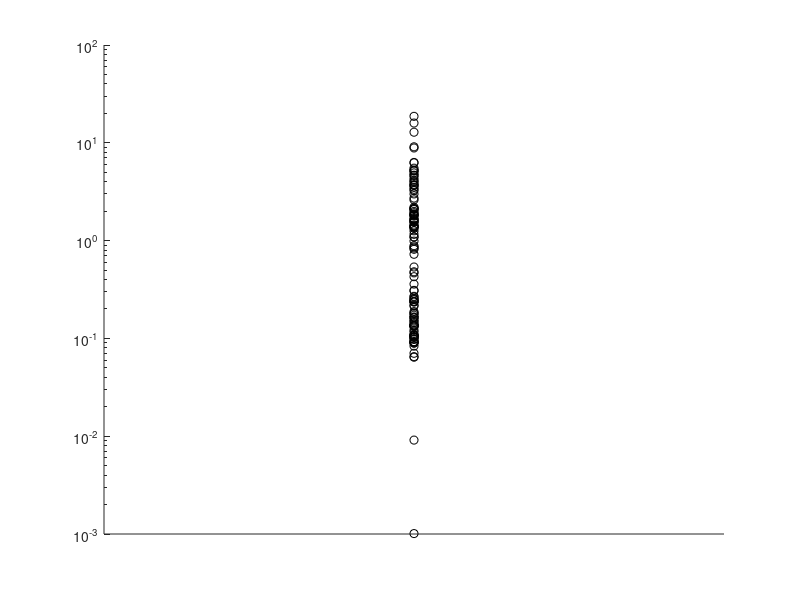

The MATLAB script that drew this image: (Note: this script raises an error after producing the figure.)
analysis_dir='/server/fo2-13/data/FETAL_USER/juliam/Consciousness/Analysis/NewFAIRYanalysis';
cd(analysis_dir)
%color definitions
set(0,'defaultfigurecolor',[1 1 1])
%standard
s=[0.1 0.1 0.8];
%local & globel
lg=[0.9 0 0.1];
%local
l=[0 0.7 0.8];
%global
g=[1 0.6 0.1];
%local rule
lr=[0 0.8 0];
%local standard
ls=[0.65 0.7 0.6];
%global rule
gr=[0.6 0 0.6];
%global standard
gs=[0.6 0.5 0.6];
grey=[0.4, 0.4, 0.4];
addpath('/server/fo2-13/data/FETAL_USER/juliam/fMEG/AnalysisTools/altmany-export_fig-2763b78')
addpath('/server/fo2-13/data/FETAL_USER/juliam/Consciousness/Analysis')

%%

sf=610.3516;
sl=1/sf*1000;

 
load('mean_AER_all_trials.mat')
load('AER_reference_value_noPM.mat')
%%
time=[];
    for j= 1:size(mean_AER,2)
        time(j)=sl*j;
    end
    time=time-200;
 %%   
reftest=ones(1,122);    
semilogy(reftest, AER_max_peak2, 'ko') 
set(gca,'xtick',[])
box off
%%
how='AERpeaksusedforStandardization';
export_fig(how, '-bmp');
%% plot for AER on 1st tone


%dataAER=Alldat(:,1:489); %baseline + 600ms
%dataAER=Alldat(:,1099:1587); %last tone -200ms + 600ms

dataAER=((mean_AER.*100)./AER_max_peak2');
%%

 %time=time(1:489); %baseline + 600ms
%time=time(1099:1587); %last tone -200ms + 600ms

fill1=mean(dataAER,1)-std(dataAER);%/sqrt(length(data)); %for calculation of standard error
fill2=mean(dataAER,1)+std(dataAER);%/sqrt(length(data));

set(0,'defaultfigurecolor',[1 1 1])
figure
plot(time, mean(dataAER), 'color', grey ,'LineWidth', 3)
hold on
%plot(time, dataAER, 'k', 'LineWidth', 1)
% fill([time, flip(time)],[fill1';flip(fill2')], 'k', 'FaceAlpha','0.3','linestyle','none');
% hold on
%plot([0,0],[0,18e-15], 'k', 'LineWidth',2)
plot([0,0],[20 70], 'k', 'LineWidth',2)
hold on
plot([600,600],[20 70], 'k', 'LineWidth',2)
hold on
plot([1200,1200],[20 70], 'k', 'LineWidth',2)
hold on
plot([1800,1800],[20 70], 'k', 'LineWidth',2)
% plot([0,0],[-20 100], 'b', 'LineWidth',2)
% hold on
% plot([600,600],[-20 100], 'b', 'LineWidth',2)
% hold on
% plot([1200,1200],[-20 100], 'b', 'LineWidth',2)
% hold on
% plot([1800,1800],[-20 100], 'b', 'LineWidth',2)
xlabel('time (ms)')
ylabel('percentage change from first AER');
set(gca,'fontsize',14)
box off

figure
plot(time, dataAER(1,:))
hold on
plot([time(1,1), time(1,end)],[100,100])


%%
%all_selected_datasets=[selected_datasets1A; selected_datasets2A; selected_datasets1B; selected_datasets2B];


Info_1A=readtable('DatasetsIncludedInBrainAnalysis1Anew.csv');
Info_1B=readtable('DatasetsIncludedInBrainAnalysis1Bnew.csv');
Info_2A=readtable('DatasetsIncludedInBrainAnalysis2Anew.csv');
Info_2B=readtable('DatasetsIncludedInBrainAnalysis2Bnew.csv');
%% HRV parameters
HRVa=[Info_1A(:,8:17);Info_2A(:,8:17)];
HRVb=[Info_1B(:,8:17);Info_2B(:,8:17);];
HRVnames=HRVa.Properties.VariableNames;
%stim cond and sex
StimCona=[Info_1A(:,4);Info_2A(:,4)];
StimConb=[Info_1B(:,4);Info_2B(:,4);];

Sexa=[Info_1A(:,6);Info_2A(:,6)];
Sexb=[Info_1B(:,6);Info_2B(:,6);];

MeasurementNra=[Info_1A(:,7);Info_2A(:,7)];
MeasurementNrb=[Info_1B(:,7);Info_2B(:,7);];
% gestational age
GA_1A=table2array(Info_1A(:,5)); 
GA_1B=table2array(Info_1B(:,5)); 
GA_2A=table2array(Info_2A(:,5)); 
GA_2B=table2array(Info_2B(:,5)); 

GA_all=[GA_1A; GA_2A; GA_1B; GA_2B];% GA_1A; GA_2A; GA_1B; GA_2B];
% ID
ID_1A=table2array(Info_1A(:,2)); 
ID_1B=table2array(Info_1B(:,2)); 
ID_2A=table2array(Info_2A(:,2)); 
ID_2B=table2array(Info_2B(:,2)); 

ID_all=[ID_1A; ID_2A; ID_1B; ID_2B];
%%
ID_GA_all=[ID_all,GA_all];
[ID_sort, ID_idx]=sort(ID_all);
ID_GA_all_sort=ID_GA_all(ID_idx,:);
[unique_IDs, ia, ic]=unique(ID_GA_all_sort, 'rows');
%%

%%
load('wholetrial_standard.mat');
load('wholetrial_locglob.mat');
load('wholetrial_local.mat');
load('wholetrial_global.mat');

%% transform values to percentage values

AER_max_peakA=(AER_max_peak2(1,1:size(WTstandard,1)));
AER_max_peakB=(AER_max_peak2(1,size(WTstandard,1)+1:end));

dataGlob=((WTglobal.*100)./AER_max_peakB');
dataLoc=((WTlocal.*100)./AER_max_peakB');
dataLocglob=((WTlocglob.*100)./AER_max_peakA');
dataStd=((WTstandard.*100)./AER_max_peakA');
%% plot of AERs for tones 3 and 4
time_tone3=find(time>=1150&time<=1850);
time_tone4=find(time>=1750&time<=2450);
%time_tone4=find(time>=1850&time<=3000);
time_wind=find(time>=-50&time<=650);

tone3plotLg=dataLocglob(:,time_tone3(1,1:end-1));
tone4plotLg=dataLocglob(:,time_tone4);
diff_plotLg=mean(tone4plotLg-tone3plotLg);

tone3plotL=dataLoc(:,time_tone3(1,1:end-1));
tone4plotL=dataLoc(:,time_tone4);
diff_plotL=mean(tone4plotL-tone3plotL);

tone3plotG=dataGlob(:,time_tone3(1,1:end-1));
tone4plotG=dataGlob(:,time_tone4);
diff_plotG=mean(tone4plotG-tone3plotG);

tone3plotS=dataStd(:,time_tone3(1,1:end-1));
tone4plotS=dataStd(:,time_tone4);
diff_plotS=mean(tone4plotS-tone3plotS);

diff_plotGlob=(diff_plotG+diff_plotLg)/2;
diff_plotGlobStd=(diff_plotS+diff_plotL)/2;

diff_plotLoc=(diff_plotL+diff_plotLg)/2;
diff_plotLocStd=(diff_plotS+diff_plotG)/2;

time_plot=time(1,time_wind);
figure
plot(time_plot, diff_plotGlob, 'color', gr,  'LineWidth', 3)
hold on
plot(time_plot, diff_plotGlobStd, 'color', gs,  'LineWidth', 3)
hold on
% plot(time_plot, diff_plotG, 'color', g,  'LineWidth', 3)
% hold on
% plot(time_plot, diff_plotS, 'color', s,  'LineWidth', 3)
% hold on
plot([0,0],[-30 30], 'k', 'LineWidth',2)
xlabel('time (ms)')
xlim([-50 650]);
ylabel('difference T4-T3 in percent change');
set(gca,'fontsize',14)
legend('Global deviant', 'Global standard', 'Location', 'northoutside')
box off
%%
how='StandardT3T4';
export_fig(how, '-bmp');

%%
Globavg1=nanmean(dataGlob(:,AERtime1),2);
Globavg1sec=nanmean(dataGlob(:,AERtime1sec),2);
Globavg2=nanmean(dataGlob(:,AERtime2),2);
Globavg2sec=nanmean(dataGlob(:,AERtime2sec),2);
Globavg3=nanmean(dataGlob(:,AERtime3),2);
Globavg3sec=nanmean(dataGlob(:,AERtime3sec),2);
Globavg4=nanmean(dataGlob(:,AERtime4),2);
lateGlobavg1=nanmean(dataGlob(:,lateAERtime1),2);
lateGlobavg2=nanmean(dataGlob(:,lateAERtime2),2);
%lateGlobavg3=nanmean(dataGlob(:,lateAERtime3),2);
%%
figure
plot([mean(Globavg1), mean(Globavg1sec), mean(Globavg2), mean(Globavg2sec), mean(Globavg3), mean(Globavg3sec), mean(Globavg4), mean(lateGlobavg1), mean(lateGlobavg2)])
figure
boxplot([Globavg1, Globavg2, (Globavg3), (Globavg4), lateGlobavg1, lateGlobavg2, lateGlobavg3])
%%
Locavg1=nanmean(dataLoc(:,AERtime1),2);
Locavg1sec=nanmean(dataLoc(:,AERtime1sec),2);
Locavg2=nanmean(dataLoc(:,AERtime2),2);
Locavg2sec=nanmean(dataLoc(:,AERtime2sec),2);
Locavg3=nanmean(dataLoc(:,AERtime3),2);
Locavg3sec=nanmean(dataLoc(:,AERtime3sec),2);
Locavg4=nanmean(dataLoc(:,AERtime4),2);
lateLocavg1=nanmean(dataLoc(:,lateAERtime1),2);
lateLocavg2=nanmean(dataLoc(:,lateAERtime2),2);
%lateLocavg3=nanmean(dataLoc(:,lateAERtime3),2);
%%
figure
plot([mean(Locavg1), mean(Locavg1sec), mean(Locavg2), mean(Locavg2sec), mean(Locavg3), mean(Locavg3sec), mean(Locavg4), mean(lateLocavg1), mean(lateLocavg2)])
figure
boxplot([Locavg1, Locavg2, (Locavg3), (Locavg4), lateLocavg1, lateLocavg2, lateLocavg3])
%%
Locglobavg1=nanmean(dataLocglob(:,AERtime1),2);
Locglobavg1sec=nanmean(dataLocglob(:,AERtime1sec),2);
Locglobavg2=nanmean(dataLocglob(:,AERtime2),2);
Locglobavg2sec=nanmean(dataLocglob(:,AERtime2sec),2);
Locglobavg3=nanmean(dataLocglob(:,AERtime3),2);
Locglobavg3sec=nanmean(dataLocglob(:,AERtime3sec),2);
Locglobavg4=nanmean(dataLocglob(:,AERtime4),2);
lateLocglobavg1=nanmean(dataLocglob(:,lateAERtime1),2);
lateLocglobavg2=nanmean(dataLocglob(:,lateAERtime2),2);
%lateLocglobavg3=nanmean(dataLocglob(:,lateAERtime3),2);
%%
figure
plot([mean(Locglobavg1), mean(Locglobavg1sec), mean(Locglobavg2), mean(Locglobavg2sec), mean(Locglobavg3), mean(Locglobavg3sec), mean(Locglobavg4), mean(lateLocglobavg1), mean(lateLocglobavg2)])
figure
boxplot([Locglobavg1, Locglobavg2, (Locglobavg3), (Locglobavg4), lateLocglobavg1, lateLocglobavg2, lateLocglobavg3])
%%
Stdavg1=nanmean(dataStd(:,AERtime1),2);
Stdavg1sec=nanmean(dataStd(:,AERtime1sec),2);
Stdavg2=nanmean(dataStd(:,AERtime2),2);
Stdavg2sec=nanmean(dataStd(:,AERtime2sec),2);
Stdavg3=nanmean(dataStd(:,AERtime3),2);
Stdavg3sec=nanmean(dataStd(:,AERtime3sec),2);
Stdavg4=nanmean(dataStd(:,AERtime4),2);
lateStdavg1=nanmean(dataStd(:,lateAERtime1),2);
lateStdavg2=nanmean(dataStd(:,lateAERtime2),2);
%lateStdavg3=nanmean(dataStd(:,lateAERtime3),2);
%%
figure
plot([mean(Stdavg1), mean(Stdavg1sec), mean(Stdavg2), mean(Stdavg2sec), mean(Stdavg3), mean(Stdavg3sec), mean(Stdavg4), mean(lateStdavg1), mean(lateStdavg2)])
figure
boxplot([Stdavg1, Stdavg2, (Stdavg3), (Stdavg4), lateStdavg1, lateStdavg2, lateStdavg3])
%%
%% create table with subject characteristics
SubjChar=[repelem(unique_IDs(:,1),2),repelem(unique_IDs(:,2),2)] ;
%douplicate each unique ID and Ga, as theoretically every person has two
%recording blocks. 

BlockID=repmat(['A';'B'],size(unique_IDs,1),1); %create a vector with blocks A and B
%combine nfor in table and add a column of NaN's for eachv ariable that
%wants to be added
nancol=array2table(nan(size(SubjChar,1),49)); %depends on lize of added variables
SubjChar=[array2table(SubjChar), table(BlockID),nancol];
%name variables accordingly
SubjChar.Properties.VariableNames=[{'ID', 'GA','Block', 'T1_std', 'T1_std_sec','T2_std', 'T2_std_sec',...
    'T3_std', 'T3_std_sec','T4_std', 'T4_MM_std', 'T4_late_std', 'T1_loc', 'T1_loc_sec', 'T2_loc', 'T2_loc_sec',...
    'T3_loc', 'T3_loc_sec','T4_loc', 'T4_MM_loc', 'T4_late_loc', 'T1_glob', 'T1_glob_sec', 'T2_glob', 'T2_glob_sec',...
    'T3_glob', 'T3_glob_sec','T4_glob', 'T4_MM_glob', 'T4_late_glob', 'T1_locglob', 'T1_locglob_sec', 'T2_locglob', 'T2_locglob_sec',...
    'T3_locglob', 'T3_locglob_sec', 'T4_locglob', 'T4_MM_locglob', 'T4_late_locglob', 'StimCon', 'Sex', 'MeasurementNr'},  HRVnames];
%% A: combine values obtained in the analysis in the same fashion to match the subject characteristics table 
%create seperate table for each block type as number of recordings differ. 
blockA=table(repmat(['A'], [size(Info_1A,1)+size(Info_2A,1)], 1));
TabA=[[Info_1A(:,2); Info_2A(:,2)], ...
    [Info_1A(:,5); Info_2A(:,5)], blockA, array2table(Stdavg1), array2table(Stdavg1sec) ,array2table(Stdavg2),array2table(Stdavg2sec),...
    array2table(Stdavg3), array2table(Stdavg3sec), array2table(Stdavg4), array2table(lateStdavg1), array2table(lateStdavg2), ...
    array2table(Locglobavg1),array2table(Locglobavg1sec), array2table(Locglobavg2)...
    array2table(Locglobavg2sec),array2table(Locglobavg3), array2table(Locglobavg3sec), array2table(Locglobavg4), array2table(lateLocglobavg1), array2table(lateLocglobavg2)];
%name variables according to Subj charcteristics table
TabA.Properties.VariableNames={'ID', 'GA', 'Block', 'T1_std', 'T1_std_sec','T2_std', 'T2_std_sec',...
    'T3_std', 'T3_std_sec','T4_std', 'T4_MM_std', 'T4_late_std', 'T1_locglob', 'T1_locglob_sec', 'T2_locglob', 'T2_locglob_sec',...
    'T3_locglob', 'T3_locglob_sec', 'T4_locglob', 'T4_MM_locglob', 'T4_late_locglob'};
TabA=[TabA, StimCona, Sexa, MeasurementNra, HRVa];
%% B: combine values obtained in the analysis in the same fashion to match the subject characteristics table 
%create seperate table for each block type as number of recordings differ. 
blockB=table(repmat(['B'], [size(Info_1B,1)+size(Info_2B,1)], 1));
TabB=[[ Info_1B(:,2); Info_2B(:,2)], ...
    [Info_1B(:,5); Info_2B(:,5)], blockB, array2table(Locavg1), array2table(Locavg1sec), array2table(Locavg2), array2table(Locavg2sec),...
    array2table(Locavg3), array2table(Locavg3sec), array2table(Locavg4), array2table(lateLocavg1), ...
    array2table(lateLocavg2), array2table(Globavg1), array2table(Globavg1sec), array2table(Globavg2), ...
    array2table(Globavg2sec),array2table(Globavg3), array2table(Globavg3sec), array2table(Globavg4), array2table(lateGlobavg1), array2table(lateGlobavg2)];
%name variables according to Subj charcteristics table
TabB.Properties.VariableNames={'ID', 'GA', 'Block','T1_loc', 'T1_loc_sec', 'T2_loc', 'T2_loc_sec',...
    'T3_loc', 'T3_loc_sec','T4_loc', 'T4_MM_loc', 'T4_late_loc', 'T1_glob', 'T1_glob_sec', 'T2_glob', 'T2_glob_sec',...
    'T3_glob', 'T3_glob_sec','T4_glob', 'T4_MM_glob', 'T4_late_glob'};
TabB=[TabB, StimConb, Sexb, MeasurementNrb, HRVb];
%% fill in values from Table A into SubjChar
for kj=1:size(TabA,1) %loop over the size of the table with the MEG data
    for tj=1:size(SubjChar,1) %second lop to check each entry of the Subj char table
kidx1(tj,:)=SubjChar{tj,1}== TabA{kj, 1}; %check for matching IDs
kidx2(tj,:)=SubjChar{tj,2}== TabA{kj, 2}; %matching GA's
kidx3(tj,:)=SubjChar{tj,3}== TabA{kj, 3}; %matching block types
    end
    kidx=sum([kidx1, kidx2, kidx3],2); %sum matches up
    ridx=find(kidx==3); %thre should be only one occation, where all three match
    SubjChar.T1_std(ridx)=TabA.T1_std(kj); %take that spot and fill in the value from the MEG table
     SubjChar.T1_std_sec(ridx)=TabA.T1_std_sec(kj);
    SubjChar.T2_std(ridx)=TabA.T2_std(kj);
    SubjChar.T2_std_sec(ridx)=TabA.T2_std_sec(kj);
    SubjChar.T3_std(ridx)=TabA.T3_std(kj);
    SubjChar.T3_std_sec(ridx)=TabA.T3_std_sec(kj);
    SubjChar.T4_std(ridx)=TabA.T4_std(kj);
    SubjChar.T4_MM_std(ridx)=TabA.T4_MM_std(kj);
    SubjChar.T4_late_std(ridx)=TabA.T4_late_std(kj);
    SubjChar.T1_locglob(ridx)=TabA.T1_locglob(kj); %take that spot and fill in the value from the MEG table
    SubjChar.T1_locglob_sec(ridx)=TabA.T1_locglob_sec(kj);
    SubjChar.T2_locglob(ridx)=TabA.T2_locglob(kj);
    SubjChar.T2_locglob_sec(ridx)=TabA.T2_locglob_sec(kj);
    SubjChar.T3_locglob(ridx)=TabA.T3_locglob(kj);
    SubjChar.T3_locglob_sec(ridx)=TabA.T3_locglob_sec(kj);
    SubjChar.T4_locglob(ridx)=TabA.T4_locglob(kj);
    SubjChar.T4_MM_locglob(ridx)=TabA.T4_MM_locglob(kj);
    SubjChar.T4_late_locglob(ridx)=TabA.T4_late_locglob(kj);
    SubjChar.StimCon(ridx)=TabA.StimCondition(kj);
    SubjChar.Sex(ridx)=char(TabA.gender(kj));
    SubjChar(ridx, 42:52)=TabA(kj,24:34);
end
%%
%% fill in values from Table B into SubjChar
for kj=1:size(TabB,1) %loop over the size of the table with the MEG data
    for tj=1:size(SubjChar,1) %second lop to check each entry of the Subj char table
kidx1(tj,:)=SubjChar{tj,1}== TabB{kj, 1}; %check for matching IDs
kidx2(tj,:)=SubjChar{tj,2}== TabB{kj, 2}; %matching GA's
kidx3(tj,:)=SubjChar{tj,3}== TabB{kj, 3}; %matching block types
    end
    kidx=sum([kidx1, kidx2, kidx3],2); %sum matches up
    ridx=find(kidx==3); %thre should be only one occation, where all three match
    SubjChar.T1_loc(ridx)=TabB.T1_loc(kj); %take that spot and fill in the value from the MEG table
    SubjChar.T1_loc_sec(ridx)=TabB.T1_loc_sec(kj);
    SubjChar.T2_loc(ridx)=TabB.T2_loc(kj);
    SubjChar.T2_loc_sec(ridx)=TabB.T2_loc_sec(kj);
    SubjChar.T3_loc(ridx)=TabB.T3_loc(kj);
    SubjChar.T3_loc_sec(ridx)=TabB.T3_loc_sec(kj);
    SubjChar.T4_loc(ridx)=TabB.T4_loc(kj);
    SubjChar.T4_MM_loc(ridx)=TabB.T4_MM_loc(kj);
    SubjChar.T4_late_loc(ridx)=TabB.T4_late_loc(kj);
    SubjChar.T1_glob(ridx)=TabB.T1_glob(kj); %take that spot and fill in the value from the MEG table
    SubjChar.T1_glob_sec(ridx)=TabB.T1_glob_sec(kj);
    SubjChar.T2_glob(ridx)=TabB.T2_glob(kj);
    SubjChar.T2_glob_sec(ridx)=TabB.T2_glob_sec(kj);
    SubjChar.T3_glob(ridx)=TabB.T3_glob(kj);
    SubjChar.T3_glob_sec(ridx)=TabB.T3_glob_sec(kj);
    SubjChar.T4_glob(ridx)=TabB.T4_glob(kj);
    SubjChar.T4_MM_glob(ridx)=TabB.T4_MM_glob(kj);
    SubjChar.T4_late_glob(ridx)=TabB.T4_late_glob(kj);
     SubjChar.StimCon(ridx)=TabB.StimCondition(kj);
    SubjChar.Sex(ridx)=char(TabB.gender(kj));
    SubjChar(ridx, 42:52)=TabB(kj,24:34);
end
%%
writetable(SubjChar, 'AVG_indConditions_pct_inclsec_FAIRY.csv' )
%%
%%
 %Data Export for sharing
 % all trials
 Alltrials=num2cell(mean_AER,2);
 %maximum peaks
 Peakmax=AER_max_peak2';
 % all trials normalized
 Alltrials_normalized=num2cell(dataAER,2);
 %non normalized data
cellglobal=num2cell([WTlocglob;WTglobal], 2); 
cellloc=num2cell([WTstandard; WTlocal],2);
%normlaized data
cellglobal_norm=num2cell([dataLocglob;dataGlob], 2); 
cellloc_norm=num2cell([dataStd; dataLoc],2);

Blocklabel=[repmat('A (ssss)',size(WTstandard,1), 1); repmat('B (sssd)',size(WTlocal,1), 1)];

Datatable=table(ID_all, GA_all, Blocklabel, ...
    Alltrials, Peakmax, Alltrials_normalized, ...
    cellloc, cellloc_norm, cellglobal, cellglobal_norm);
Datatable.Properties.VariableNames={'ID', 'GA', 'Blocklabel', ...
    'all_trials', 'maximum_peak_amplitude', 'all_trails_normalized', 'global_standards', ...
    'global_standards_normalized', 'global_deviants', 'global_deviants_normalized'};

save('Data_traces.mat', 'Datatable')